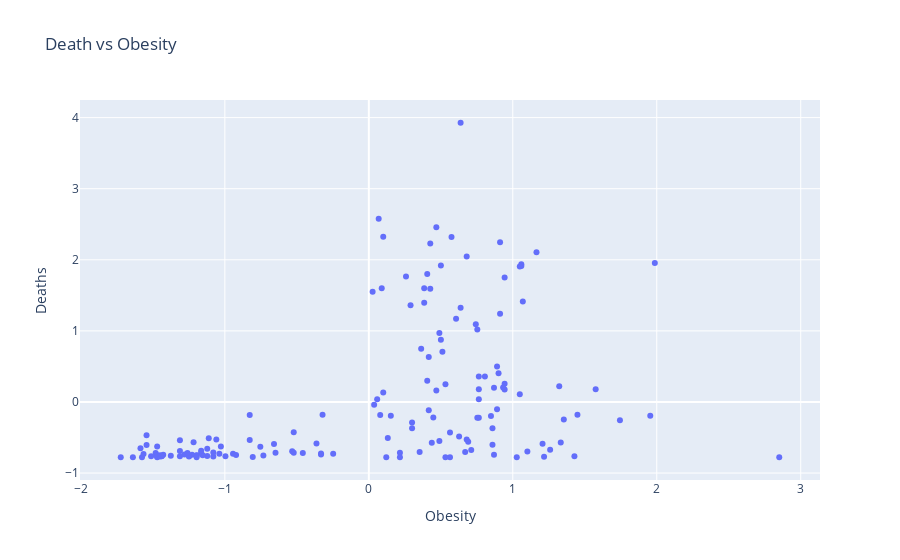

Here is the notebook cell this chart was saved with:
### Code cell
# permet de passer sur les points du graphique et voir quel point correspond à quelle donnée (pratique!)
fig = px.scatter(fat_quantity_scaled, x='Obesity', y='Deaths', title="Death vs Obesity", hover_name='Country')
fig.show()

# on observe une corrélation à partir de x=0 entre l'obésité et le nbre de morts

### Figure 1 — Plotly figure (JSON) as saved in the notebook; plotly's stock layout.template omitted (floating-point values rounded to 4 significant figures; data arrays with more than 128 entries replaced by an {"elided": "..."} marker saying what was removed)
{"data": [{"hovertemplate": "<b>%{hovertext}</b><br><br>Obesity=%{x}<br>Deaths=%{y}<extra></extra>", "hovertext": {"elided": "154 str values"}, "legendgroup": "", "marker": {"color": "#636efa", "symbol": "circle"}, "mode": "markers", "name": "", "orientation": "v", "showlegend": false, "type": "scatter", "x": {"elided": "154 float values"}, "xaxis": "x", "y": {"elided": "154 float values"}, "yaxis": "y"}], "layout": {"legend": {"tracegroupgap": 0}, "title": {"text": "Death vs Obesity"}, "xaxis": {"anchor": "y", "domain": [0, 1], "title": {"text": "Obesity"}}, "yaxis": {"anchor": "x", "domain": [0, 1], "title": {"text": "Deaths"}}}}
